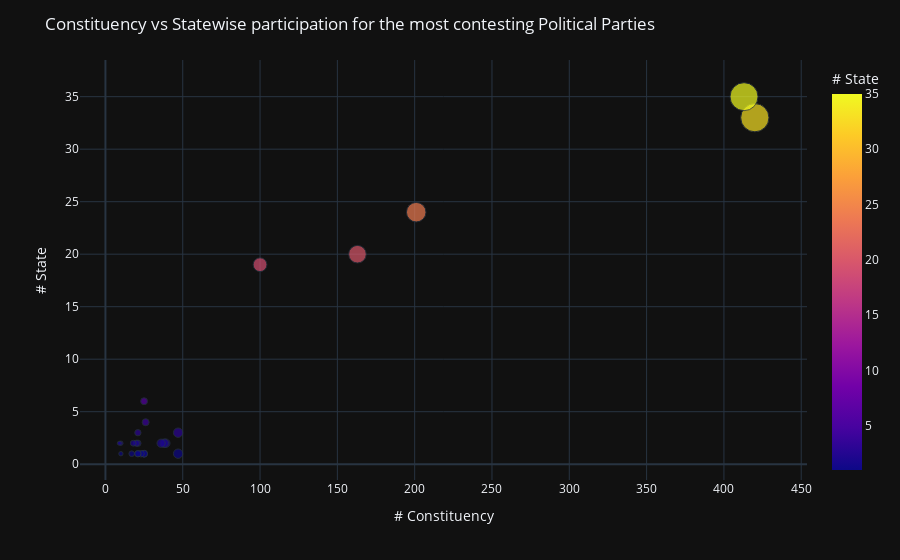

The notebook cell saved with this chart:
### Code cell
vote_prty=vote[vote['PARTY']!='NOTA']
prty_cnt=vote_prty.groupby('PARTY').apply(lambda x:x['CONSTITUENCY'].count()).reset_index(name='# Constituency')
prty_st=vote_prty.groupby('PARTY').apply(lambda x:x['STATE'].nunique()).reset_index(name='# State')
prty_cnt.sort_values(by='# Constituency',ascending=False,inplace=True)
prty_top_cn=prty_cnt[:25]
prty_top_all=pd.merge(prty_top_cn,prty_st,how='inner',left_on='PARTY',right_on='PARTY')
fig = px.scatter(prty_top_all, x='# Constituency', y='# State', color='# State',
                 size='# Constituency', hover_data=['PARTY'])
fig.update_layout(title_text='Constituency vs Statewise participation for the most contesting Political Parties',template='plotly_dark')
fig.show()

### Figure 1 — Plotly figure (JSON) as saved in the notebook; plotly's stock layout.template omitted (floating-point values rounded to 4 significant figures)
{"data": [{"customdata": [["BJP"], ["INC"], ["IND"], ["BSP"], ["CPI(M)"], ["VBA"], ["AITC"], ["SP"], ["NTK"], ["MNM"], ["SHS"], ["AAP"], ["YSRCP"], ["TDP"], ["DMK"], ["AIADMK"], ["BJD"], ["NCP"], ["RJD"], ["JnP"], ["JD(U)"], ["TRS"], ["SAD"], ["SBSP"], ["JD(S)"]], "hovertemplate": "# Constituency=%{marker.size}<br># State=%{marker.color}<br>PARTY=%{customdata[0]}<extra></extra>", "legendgroup": "", "marker": {"color": [33, 35, 24, 20, 19, 1, 3, 2, 2, 2, 4, 6, 1, 1, 1, 1, 1, 3, 2, 2, 2, 1, 1, 2, 2], "coloraxis": "coloraxis", "size": [420, 413, 201, 163, 100, 47, 47, 39, 38, 36, 26, 25, 25, 25, 23, 21, 21, 21, 21, 20, 18, 17, 10, 10, 9], "sizemode": "area", "sizeref": 1.05, "symbol": "circle"}, "mode": "markers", "name": "", "orientation": "v", "showlegend": false, "type": "scatter", "x": [420, 413, 201, 163, 100, 47, 47, 39, 38, 36, 26, 25, 25, 25, 23, 21, 21, 21, 21, 20, 18, 17, 10, 10, 9], "xaxis": "x", "y": [33, 35, 24, 20, 19, 1, 3, 2, 2, 2, 4, 6, 1, 1, 1, 1, 1, 3, 2, 2, 2, 1, 1, 2, 2], "yaxis": "y"}], "layout": {"coloraxis": {"colorbar": {"title": {"text": "# State"}}, "colorscale": [[0, "#0d0887"], [0.1111, "#46039f"], [0.2222, "#7201a8"], [0.3333, "#9c179e"], [0.4444, "#bd3786"], [0.5556, "#d8576b"], [0.6667, "#ed7953"], [0.7778, "#fb9f3a"], [0.8889, "#fdca26"], [1, "#f0f921"]]}, "legend": {"itemsizing": "constant", "tracegroupgap": 0}, "margin": {"t": 60}, "title": {"text": "Constituency vs Statewise participation for the most contesting Political Parties"}, "xaxis": {"anchor": "y", "domain": [0, 1], "title": {"text": "# Constituency"}}, "yaxis": {"anchor": "x", "domain": [0, 1], "title": {"text": "# State"}}}}
